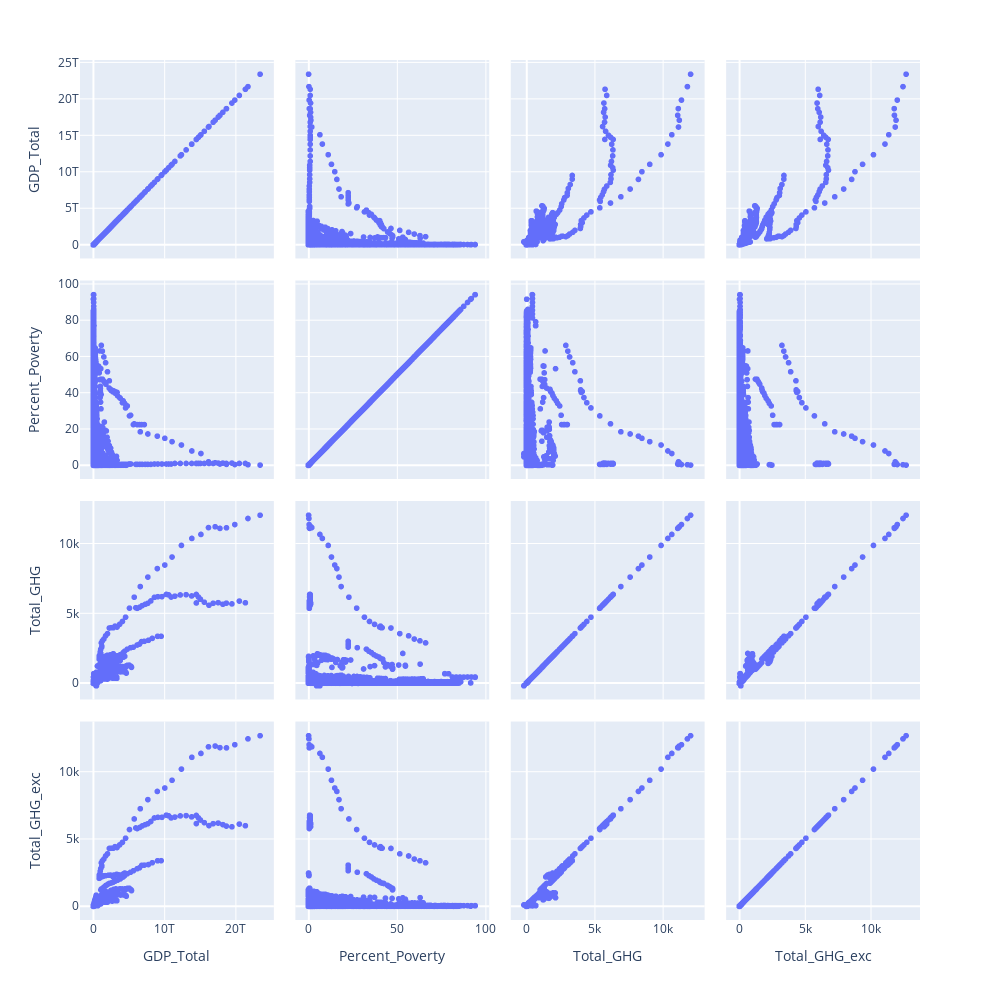

The cell this chart's notebook holds for it:
### Markdown cell above
## **Examine Relationships in a Scatter Plot Matrix (SPLOM)**
Let's take a look at the structure of our data using a scatterplot matrix. This will give us some high-level insight into the structure of the data before we run correlation analysis.

### Code cell
# Grab a dataframe of only the variables of interest
splom_df = out_df[
    [col for col in out_df.columns if col not in ["Country", "c_code", "Year"]]
]

# Examine a scatterplot matrix of all columns in our data
fig = px.scatter_matrix(splom_df, width=1000, height=1000)
fig.show()

### Figure 1 — Plotly figure (JSON) as saved in the notebook; plotly's stock layout.template omitted (floating-point values rounded to 4 significant figures; data arrays with more than 128 entries replaced by an {"elided": "..."} marker saying what was removed)
{"data": [{"dimensions": [{"axis": {"matches": true}, "label": "GDP_Total", "values": {"elided": "5730 float values"}}, {"axis": {"matches": true}, "label": "Percent_Poverty", "values": {"elided": "5730 float values"}}, {"axis": {"matches": true}, "label": "Total_GHG", "values": {"elided": "5730 float values"}}, {"axis": {"matches": true}, "label": "Total_GHG_exc", "values": {"elided": "5730 float values"}}], "hovertemplate": "%{xaxis.title.text}=%{x}<br>%{yaxis.title.text}=%{y}<extra></extra>", "legendgroup": "", "marker": {"color": "#636efa", "symbol": "circle"}, "name": "", "showlegend": false, "type": "splom"}], "layout": {"dragmode": "select", "height": 1000, "legend": {"tracegroupgap": 0}, "margin": {"t": 60}, "width": 1000}}
